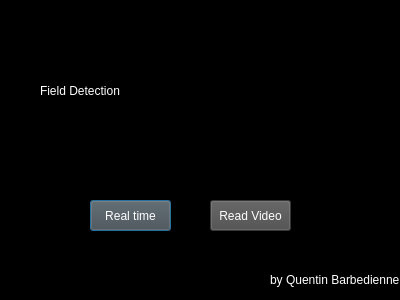
<?xml version="1.0" encoding="UTF-8"?>
<ui version="4.0">
 <class>Dialog</class>
 <widget class="QDialog" name="Dialog">
  <property name="geometry">
   <rect>
    <x>0</x>
    <y>0</y>
    <width>400</width>
    <height>300</height>
   </rect>
  </property>
  <property name="windowTitle">
   <string>Dialog</string>
  </property>
  <property name="styleSheet">
   <string notr="true">background-color: rgb(0, 0, 0);</string>
  </property>
  <widget class="QPushButton" name="pushButton">
   <property name="geometry">
    <rect>
     <x>90</x>
     <y>200</y>
     <width>81</width>
     <height>31</height>
    </rect>
   </property>
   <property name="styleSheet">
    <string notr="true">background-color: rgb(75, 75, 75);
color: rgb(255, 255, 255);</string>
   </property>
   <property name="text">
    <string>Real time</string>
   </property>
  </widget>
  <widget class="QPushButton" name="pushButton_2">
   <property name="geometry">
    <rect>
     <x>210</x>
     <y>200</y>
     <width>81</width>
     <height>31</height>
    </rect>
   </property>
   <property name="styleSheet">
    <string notr="true">background-color: rgb(75, 75, 75);
color: rgb(255, 255, 255);</string>
   </property>
   <property name="text">
    <string>Read Video</string>
   </property>
  </widget>
  <widget class="QLabel" name="label">
   <property name="geometry">
    <rect>
     <x>40</x>
     <y>50</y>
     <width>321</width>
     <height>81</height>
    </rect>
   </property>
   <property name="styleSheet">
    <string notr="true">font: 36pt &quot;MS Shell Dlg 2&quot;;
color: rgb(255, 255, 255);</string>
   </property>
   <property name="text">
    <string>Field Detection</string>
   </property>
  </widget>
  <widget class="QLabel" name="label_2">
   <property name="geometry">
    <rect>
     <x>270</x>
     <y>270</y>
     <width>141</width>
     <height>20</height>
    </rect>
   </property>
   <property name="styleSheet">
    <string notr="true">color: rgb(255, 255, 255);</string>
   </property>
   <property name="text">
    <string>by Quentin Barbedienne</string>
   </property>
  </widget>
 </widget>
 <resources/>
 <connections/>
</ui>
